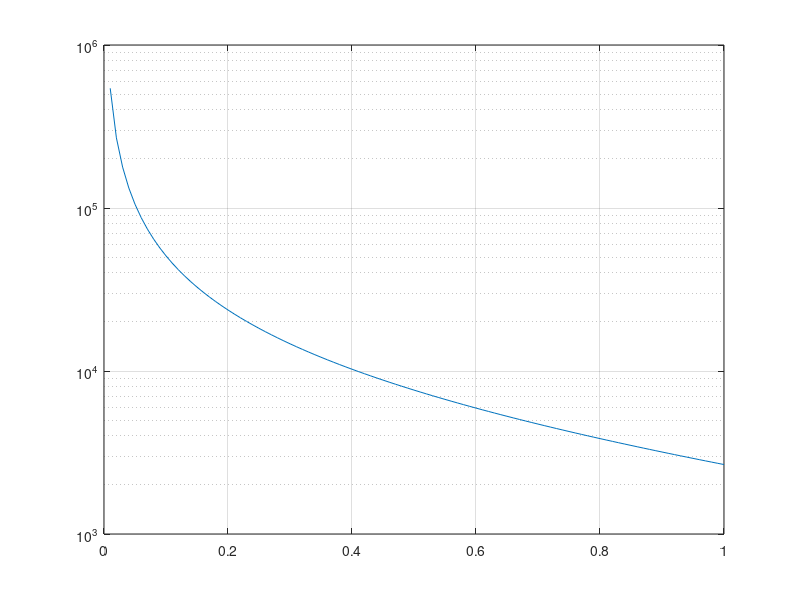

The MATLAB source for this figure:
delta = .01:.01:1; %depth of discharge
N = zeros(1,length(delta));

for i = 1:length(delta) %depth of discharge
    N(i) = 0.2/(3.66e-5*delta(i)*exp(0.717*delta(i)));
end

plot(delta,N)
set(gca, 'YScale', 'log')
ylim([1000 1000000])
grid on
